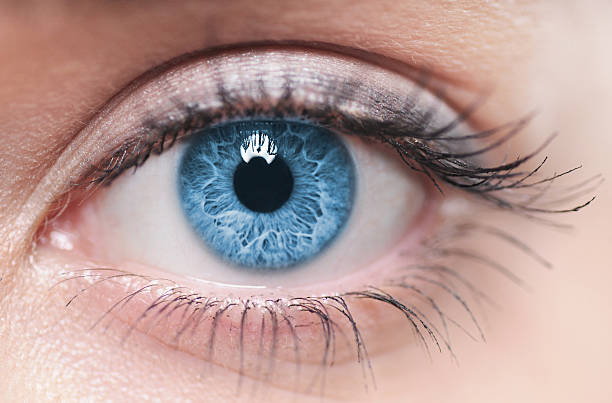
#> input picture ProektDpns/images/iris-image2.jpg, 612 x 403 px
$ python main.py
#> lines starting #> are read from the running program, lines starting #| are printed output that depends on the picture; after the words box and inside, x2 and y2 are one past the last pixel; in counts of white or black regions, pixels touching at a corner belong together
import cv2
import numpy as np


def extract_descriptor(image_path):
#> called with image_path = 'images/iris-image2.jpg'
    image = cv2.imread(image_path)
#> image is the input picture: shape (403, 612, 3); mean B, G, R 151.6, 155.1, 181.8
    gray = cv2.cvtColor(image, cv2.COLOR_BGR2GRAY)
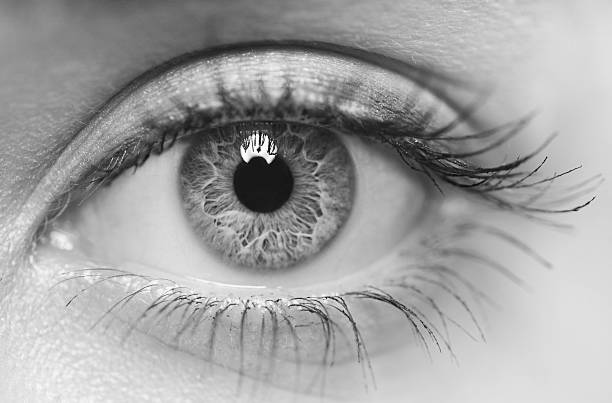
#> gray: shape (403, 612); min 1, max 255, mean 162.7

    # Here I'm loading the image
    image = cv2.imread(image_path)
    gray = cv2.cvtColor(image, cv2.COLOR_BGR2GRAY)

    # GaussianBlur - to reduce noise and improve contour detection
    blurred = cv2.GaussianBlur(gray, (5, 5), 0)

    _, thresholded = cv2.threshold(blurred, 50, 255, cv2.THRESH_BINARY_INV + cv2.THRESH_OTSU)
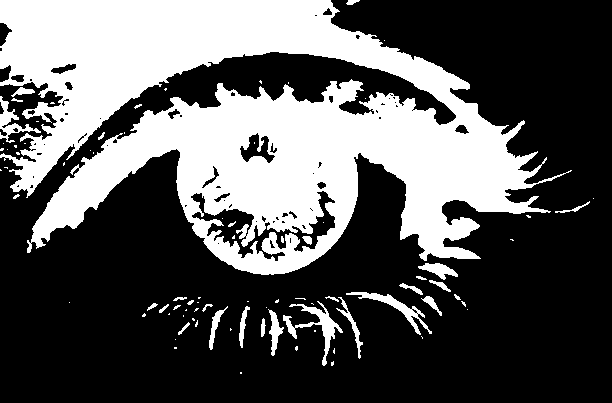
#> thresholded: shape (403, 612); 34.9% white; 85 white regions (56 under 20 px)

    contours, _ = cv2.findContours(thresholded, cv2.RETR_EXTERNAL, cv2.CHAIN_APPROX_SIMPLE)
#> contours = 78 contours, 59 with area under 20; largest, box (x1, y1, x2, y2) and area: (0, 0, 572, 275) 83457, (283, 301, 343, 366) 668, (346, 292, 432, 335) 546, (0, 96, 41, 143) 412, (418, 263, 458, 280) 279

    # Assuming the largest contour is the iris
    if contours:
        largest_contour = max(contours, key=cv2.contourArea)
#> largest_contour = contour of 1997 points, box (x1, y1, x2, y2) (0, 0, 572, 275), area 83457

        # Extract the region of interest (ROI) around the iris
        x, y, w, h = cv2.boundingRect(largest_contour)
#> x = 0; y = 0; w = 572; h = 275
        iris_roi = gray[y:y + h, x:x + w]

        # Resizing the iris region to generate a
        # descriptor to use it after
        resized_iris = cv2.resize(iris_roi, (128, 64))
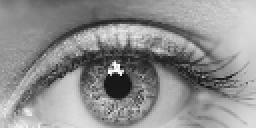
#> resized_iris: shape (64, 128) (shown 2 times larger); min 12, max 254, mean 142.4

        # With the following lines we'll extract color histogram
        # features and print them, then we will print
        # the color histogram values
        color_hist = cv2.calcHist([image], [0, 1, 2], None, [8, 8, 8], [0, 256, 0, 256, 0, 256])
        color_hist = color_hist.flatten()
#> color_hist = 512 values, max 45944 at index 439, min 0 at index 3, mean 481.7

        print("Color Histogram Values:")
        for channel in range(3):
            channel_values = color_hist[channel * 64: (channel + 1) * 64]
            print(f"Channel {channel + 1}: {channel_values.sum()}")
#> this loop made 3 passes
#| Channel 1: 1336.0
#| Channel 2: 13941.0
#| Channel 3: 24993.0

        # Here we are combining iris texture
        # and color histogram features
        descriptor = np.concatenate((resized_iris.flatten(), color_hist))
#> descriptor = 8704 values, max 45944 at index 8631, min 0 at index 8195, mean 162.4

        cv2.imshow('Cropped Iris Region', iris_roi)
        cv2.waitKey(0)
        cv2.destroyAllWindows()

        return descriptor
    else:
        print("No iris found in the image.")
        return None


def compare_irises(descriptor1, descriptor2):
    # Use Euclidean distance as
    # a similarity metric. You can set a threshold to determine
    # whether the irises are similar or not.
    # Return True if the distance is below the
    # threshold, indicating similarity.

    euclidean_distance = np.linalg.norm(descriptor1 - descriptor2)

    similarity_threshold = 50.0

    return euclidean_distance < similarity_threshold


image_path1 = 'images/iris-image2.jpg'
descriptor1 = extract_descriptor(image_path1)
#> descriptor1 has the same summary as descriptor in extract_descriptor

image_path2 = 'images/iris-image3.jpg'
descriptor2 = extract_descriptor(image_path2)
#> call 2 of extract_descriptor, with image_path = 'images/iris-image3.jpg'
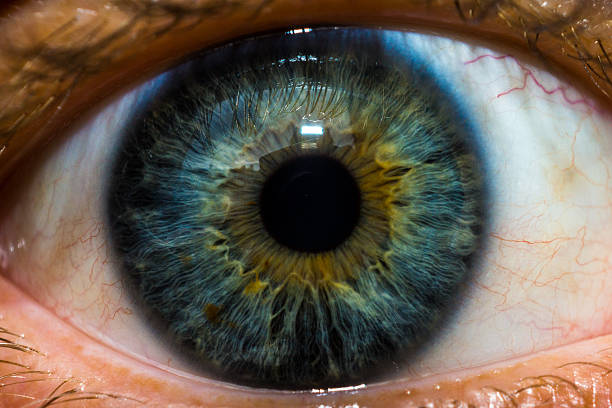
#> input picture ProektDpns/images/iris-image3.jpg, 612 x 408 px
#> in extract_descriptor, image is the input picture: shape (408, 612, 3); mean B, G, R 80.5, 93.6, 106
#> in extract_descriptor (call 2), `gray = cv2.cvtColor(image, cv2.COLOR_BGR2GRAY)`:
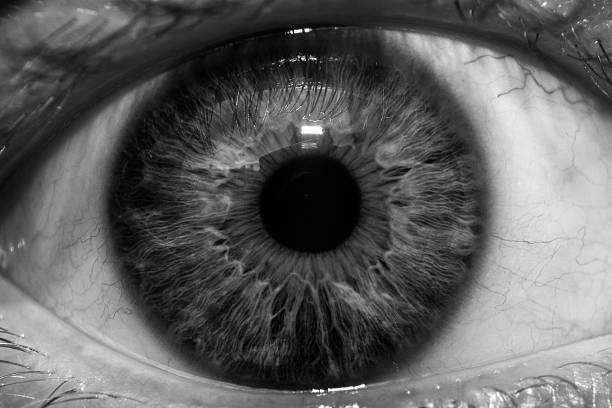
#> gray: shape (408, 612); min 0, max 255, mean 95.8
#> in extract_descriptor (call 2), `_, thresholded = cv2.threshold(blurred, 50, 255, cv2.THRESH_BINARY_INV..`:
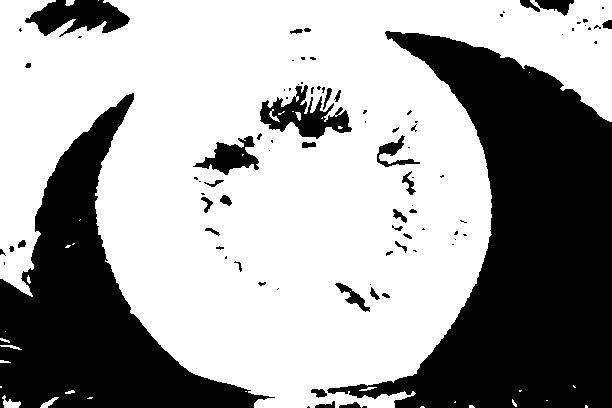
#> thresholded: shape (408, 612); 63.3% white; 91 black regions (54 under 20 px)
#> in extract_descriptor (call 2), `contours, _ = cv2.findContours(thresholded, cv2.RETR_EXTERNAL, cv2.CHA..`: contours = 27 contours, 22 with area under 20; largest, box (x1, y1, x2, y2) and area: (0, 0, 612, 408) 161513, (2, 395, 21, 408) 99, (40, 397, 59, 408) 60, (65, 0, 75, 6) 32, (0, 345, 22, 350) 26
#> in extract_descriptor (call 2), `largest_contour = max(contours, key=cv2.contourArea)`: largest_contour = contour of 1090 points, box (x1, y1, x2, y2) (0, 0, 612, 408), area 161513
#> in extract_descriptor (call 2), `x, y, w, h = cv2.boundingRect(largest_contour)`: w = 612; h = 408
#> in extract_descriptor (call 2), `resized_iris = cv2.resize(iris_roi, (128, 64))`:
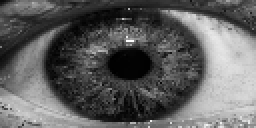
#> resized_iris: shape (64, 128) (shown 2 times larger); min 0, max 253, mean 95.6
#> in extract_descriptor (call 2), `color_hist = color_hist.flatten()`: color_hist = 512 values, max 31241 at index 0, min 0 at index 3, mean 487.7
#> the loop in extract_descriptor (call 2), `for channel in range(3):` made 3 passes
#| Channel 1: 74189.0
#| Channel 2: 51423.0
#| Channel 3: 35875.0
#> in extract_descriptor (call 2), `descriptor = np.concatenate((resized_iris.flatten(), color_hist))`: descriptor = 8704 values, max 31241 at index 8192, min 0 at index 3640, mean 118.7
#> descriptor2 has the same summary as descriptor in extract_descriptor

# Here we are comparing the irises
are_similar = compare_irises(descriptor1, descriptor2)
#> in compare_irises, `euclidean_distance = np.linalg.norm(descriptor1 - descriptor2)`: euclidean_distance = 71903.5
#> are_similar = False

if are_similar:
    print("The irises are similar.")
else:
    print("The irises are not similar.")
